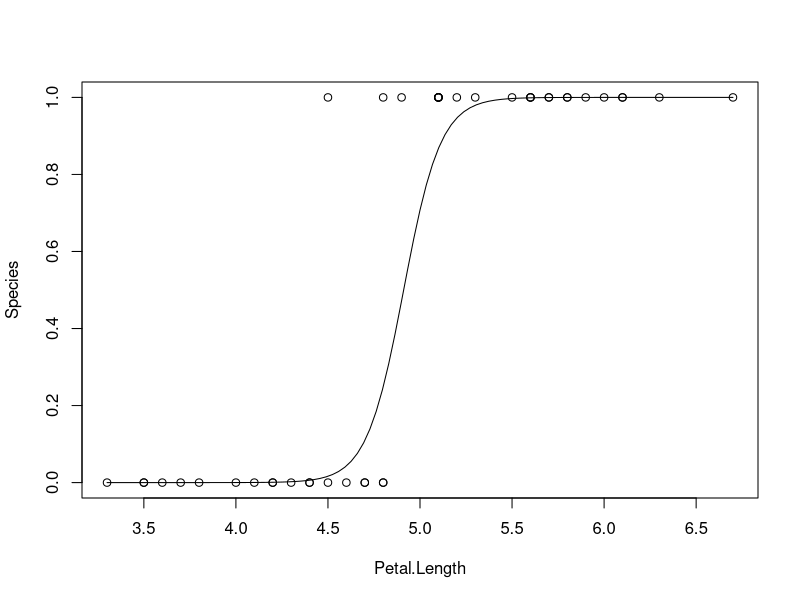

Generate this figure with R:
#logistic regression
#remove the observations corresponding to setosa
myiris <- iris[!iris$Species == "setosa", c("Petal.Length", "Petal.Width","Species")]
#Splitting the data set into training and testing data set
index <- sample(c(TRUE,FALSE),nrow(myiris),replace=TRUE,prob=c(0.6,0.4))
train <- myiris[index,]
test <- myiris[!index,]
# Model training
model <- glm(Species~Petal.Length,data=train,family=binomial(link="logit"))

#Making Prediction
prob <- predict(model,newdata=test,type="response")
#draw a curve based on prediction from logistic regression model
plot((as.numeric(test$Species)-2)~test$Petal.Length,xlab="Petal.Length",ylab="Species")
curve(predict(model,data.frame(Petal.Length=x),type="response"),add=TRUE)
prob
class <- ifelse(prob>0.5,"virginica","versicolor")
class
mean(class == test[,3])  # Accuracy
table(class, test[,3])         # Confusion Matrix
#Adding more predictor variable
glmModel <- glm(Species ~ Petal.Length + Petal.Width, data = train, family = binomial(link="logit"))
pred <- predict(glmModel, test, type = "response")
predClass <- ifelse(pred > 0.5, "virginica", "versicolor")
mean(predClass == test[,3]) 
table(predClass, test[,3])
#challenge
library(mlbench)
data(Sonar)
n <- dim(Sonar)[1]
index <- sample(1:n,0.6*n,replace=FALSE)
train <- Sonar[index,]
test <- Sonar[-index,]
model <- glm(Class~.,data=train,family=binomial(link="logit"))
prob <- predict(model,test,type="response")
prob
class <- ifelse(prob>0.5,"R","M")
class
mean(class == test[,61])  # Accuracy
table(class, test[,61])         # Confusion Matrix